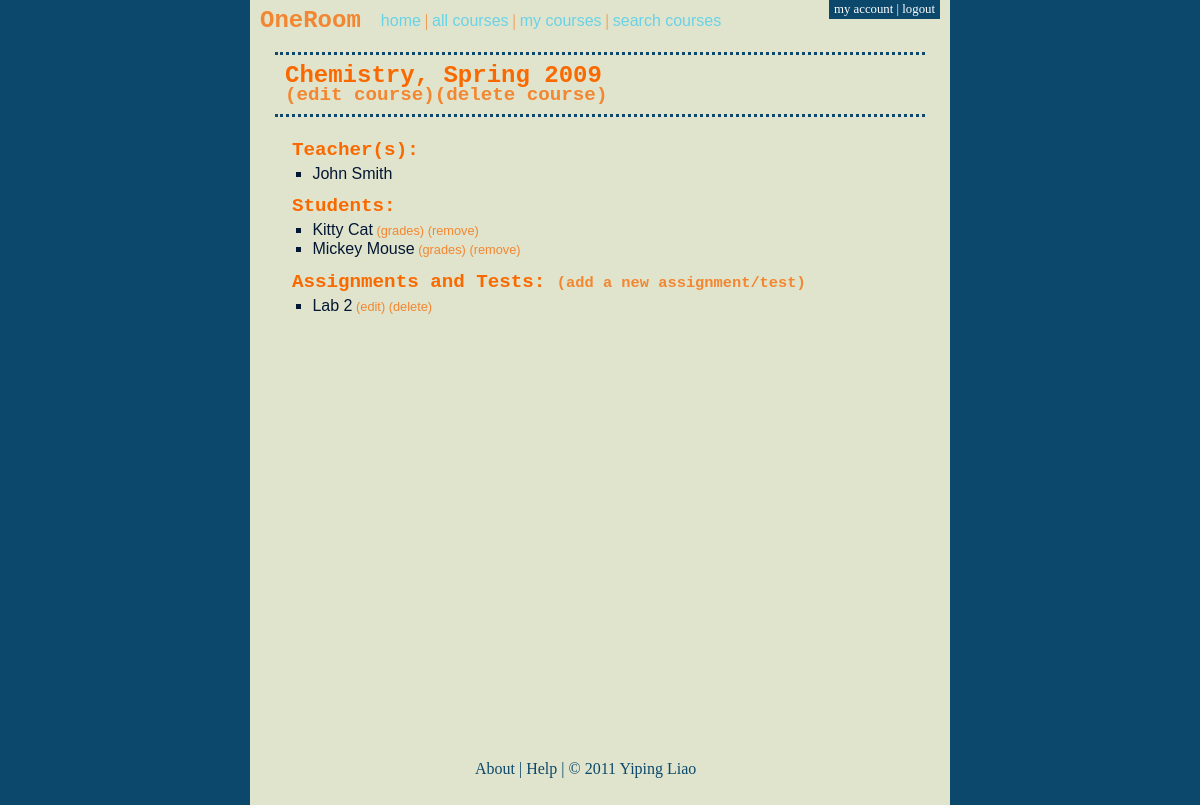
Page /course_page.php?course_id=5 (signed in) on the committed database.
### tables this page shows
CREATE TABLE `courses` (
  `course_id` int(11) NOT NULL AUTO_INCREMENT,
  `name` varchar(50) DEFAULT NULL,
  `year` char(4) DEFAULT NULL,
  `semester` varchar(10) DEFAULT NULL,
  `passcode` varchar(40) DEFAULT NULL,
  PRIMARY KEY (`course_id`)
);

CREATE TABLE `oneroom_users` (
  `id` int(11) NOT NULL AUTO_INCREMENT,
  `first_name` varchar(30) NOT NULL,
  `last_name` varchar(30) NOT NULL,
  `username` varchar(20) DEFAULT NULL,
  `email` varchar(50) NOT NULL,
  `user_type` enum('teacher','student') NOT NULL,
  `password` varchar(40) NOT NULL,
  PRIMARY KEY (`id`)
);

CREATE TABLE `assignments` (
  `assignment_id` int(11) NOT NULL AUTO_INCREMENT,
  `name` varchar(35) DEFAULT NULL,
  `due_date` date DEFAULT NULL,
  `course_id` int(11) DEFAULT NULL,
  PRIMARY KEY (`assignment_id`),
  KEY `course_id` (`course_id`),
  CONSTRAINT `assignments_ibfk_1` FOREIGN KEY (`course_id`) REFERENCES `courses` (`course_id`) ON DELETE CASCADE
);

### init_page.php (called while the page is built, shortened)
<?php
  $dbc = mysqli_connect(DB_HOST, DB_USER, DB_PASSWORD, DB_NAME) or
          redirect('500.php');
  require_once('utils.php');
  $logged_in = isset($_SESSION['user_id']);
  if ($logged_in) {
    $user_id = $_SESSION['user_id'];
    $is_teacher = is_teacher($dbc, $user_id);
  }
?>

### utils.php (called while the page is built, shortened)
<?php
  function is_teacher($dbc, $user_id) {
    $is_teacher = false;
    $query = "SELECT * FROM oneroom_users WHERE id = '$user_id'";
    $result = mysqli_query($dbc, $query) or redirect('500.php');
    $row = mysqli_fetch_array($result);
    if ($row['user_type'] == 'teacher') {
      $is_teacher = true;
    }
    return $is_teacher;
  }
  function get_course_full_name($dbc, $course_id) {
    $query = "SELECT name, semester, year FROM courses WHERE
              course_id = '$course_id'";
    $result = mysqli_query($dbc, $query) or redirect('500.php');
    if (mysqli_num_rows($result) == 1) {
        $row = mysqli_fetch_array($result);
    } else {
      redirect('500.php');
    }
    $course_full_name = array();
    $course_full_name['name'] = $row['name'];
    $course_full_name['semester'] = $row['semester'];
    $course_full_name['year'] = $row['year'];
    return $course_full_name;
  }

### course_page.php (the view, shortened to what this page needs)
<?php
  require_once('init_page.php');
  $course_id = $_GET['course_id'];
  $course_full_name = get_course_full_name($dbc, $course_id);
  $course_name = $course_full_name['name'];
  $semester = $course_full_name['semester'];
  $year = $course_full_name['year'];
  $query = "SELECT oneroom_users.first_name, oneroom_users.last_name
            FROM oneroom_users, courses_teachers
            WHERE courses_teachers.course_id = '$course_id' AND
            oneroom_users.id = courses_teachers.teacher_id";
  $result = mysqli_query($dbc, $query) or redirect('500.php');
  $teacher_list_items = array();
  while ($row = mysqli_fetch_array($result)) {
    $first_name = $row['first_name'];
    $last_name = $row['last_name'];
    array_push($teacher_list_items,
               '<li>' . $first_name . ' ' . $last_name . '</li>');
  }
  $query = "SELECT oneroom_users.first_name, oneroom_users.last_name,
            oneroom_users.id
            FROM oneroom_users, courses_students
            WHERE courses_students.course_id = '$course_id' AND
            oneroom_users.id = courses_students.student_id";
  $result = mysqli_query($dbc, $query) or redirect('500.php');
  $student_list_items = array();
  while ($row = mysqli_fetch_array($result)) {
    $student_list_item = "";
    $first_name = $row['first_name'];
    $last_name = $row['last_name'];
    $student_id = $row['id'];
    $student_list_item .= '<li>' . $first_name . ' ' . $last_name;
    if ($is_teacher) {
      $student_list_item .= "<a class=\"paren-link\" href=\"grades_page.php?course_id=$course_id&";
      $student_list_item .= "student_id=$student_id\"> (grades)</a>";
      $student_list_item .= '<a class="paren-link" href="course_remove_user.php?course_id=' .
             $course_id . '&remove_user_id=' . $student_id . '">';
      $student_list_item .= ' (remove)</a>';
    }
    $student_list_item .= "</li>";
    array_push($student_list_items, $student_list_item);
  }
  $query = "SELECT name, assignment_id
            FROM assignments
            WHERE course_id = '$course_id'";
  $result = mysqli_query($dbc, $query) or redirect('500.php');
  $assignment_list_items = array();
  while ($row = mysqli_fetch_array($result)) {
    $assignment_list_item = "";
    $name = $row['name'];
    $assignment_id = $row['assignment_id'];
    $assignment_list_item .= '<li>';
    $assignment_list_item .= "<a href=\"assignment_page.php?assignment_id=$assignment_id\">$name</a>";
    if ($is_teacher) {
      $assignment_id = $row['assignment_id'];
      $assignment_list_item .= "<a class=\"paren-link\" href=\"assignment_edit.php?assignment_id=$assignment_id\">";
      $assignment_list_item .= " (edit)</a>";
      $assignment_list_item .= "<a class=\"paren-link\" href=\"assignment_delete.php?assignment_id=$assignment_id\">";
      $assignment_list_item .= ' (delete)</a>';
    }
    $assignment_list_item .= "</li>";
    array_push($assignment_list_items, $assignment_list_item);
  }
  require_once('oneroom_header.php');
?>
<div id="content">
  <div id="content-heading">
    <?php
      echo "<h1>$course_name, $semester $year</h1>";
      if ($is_teacher) {
        echo "<h2><a href=\"course_edit.php?course_id=$course_id\">";
        echo "(edit course)</a>";
        echo "<a href=\"course_delete.php?course_id=$course_id\">";
        echo '(delete course)</a></h2>';
      } else {
        echo '<h2>';
        echo "<a class=\"paren-link\" href=\"grades_page.php?course_id=$course_id&";
        echo "student_id=$user_id\"> (my grades)</a>";
        echo "</h2>";
      }
    ?>
  </div>
  <div id="content-body">
    <h4>Teacher(s):</h4>
    <ul class="small_list">
      <?php
        foreach ($teacher_list_items as $teacher_list_item) {
          echo $teacher_list_item;
        }
      ?>
    </ul>
    <h4>Students:</h4>
    <ul class="small_list">
      <?php
        foreach ($student_list_items as $student_list_item) {
          echo $student_list_item;
        }
      ?>
    </ul>
    <h4>
      Assignments and Tests:
      <?php if ($is_teacher) { ?>
        <a class="paren-link"
          href="assignment_create.php">(add a new assignment/test)</a>
      <?php } ?>
    </h4>
    <ul class="small_list">
      <?php
        foreach ($assignment_list_items as $assignment_list_item) {
          echo $assignment_list_item;
        }
      ?>
    </ul>
  </div>
</div>
<?php
  require_once('oneroom_footer.php');
?>

### stylesheets/style.css (style rules this page uses)
html, body, h1, h2, h3, h4, h5, h6, p, ol, ul, li, pre, code, address, variable, form, fieldset, blockquote { padding: 0; margin: 0; font-size: 100%; font-weight: normal; }
ul { margin-left: 1.4em; list-style:square; }
body { background-color: #0B486B; }
a { text-decoration: none; }
html, body { height: 100%; }
#content { margin: 0px 25px 15px 25px; }
#content-heading { margin-bottom: 5px; padding: 10px 10px 10px 10px; line-height: 0.9; border-top-style: dotted; border-top-color: #0B486B; border-bottom-style: dotted; border-bottom-color: #0B486B; }
#content-heading h1 { color: #FA6900; font-family: "Courier New", Courier, monospace; font-weight: bold; font-size: 1.5em; }
#content-heading h2 a { font-size: 1.2em; color: #F38630; font-family: "Courier New", Courier, monospace; font-weight: bold; }
#content-body { line-height: 1.2; color: #031634; font-family: "Trebuchet MS", Arial, Helvetica, sans-serif; padding: 5px 15px 5px 15px; }
#content-body h4 { color: #FA6900; font-family: "Courier New", Courier, monospace; font-weight: bold; font-size: 1.2em; margin-top: 10px; padding: 2px 2px 2px 2px; }
#content-body h4 a.paren-link { font-size: 0.8em; color: #F38630; }
#content-body ul li { font-size: 1.2em; }
#content-body ul li a { color: #031634; }
#content-body ul li a.paren-link { color: #F38630; font-size: 0.8em; }
#content-body ul.small_list li { font-size: 1.0em; }

### rows in the picture
courses: name "Chemistry", semester "Spring", year "2009"
oneroom_users: first_name "Kitty", last_name "Cat"
oneroom_users: first_name "Mickey", last_name "Mouse"
assignments: name "Lab 2"

### other values in the picture
$teacher_list_item "John Smith"
